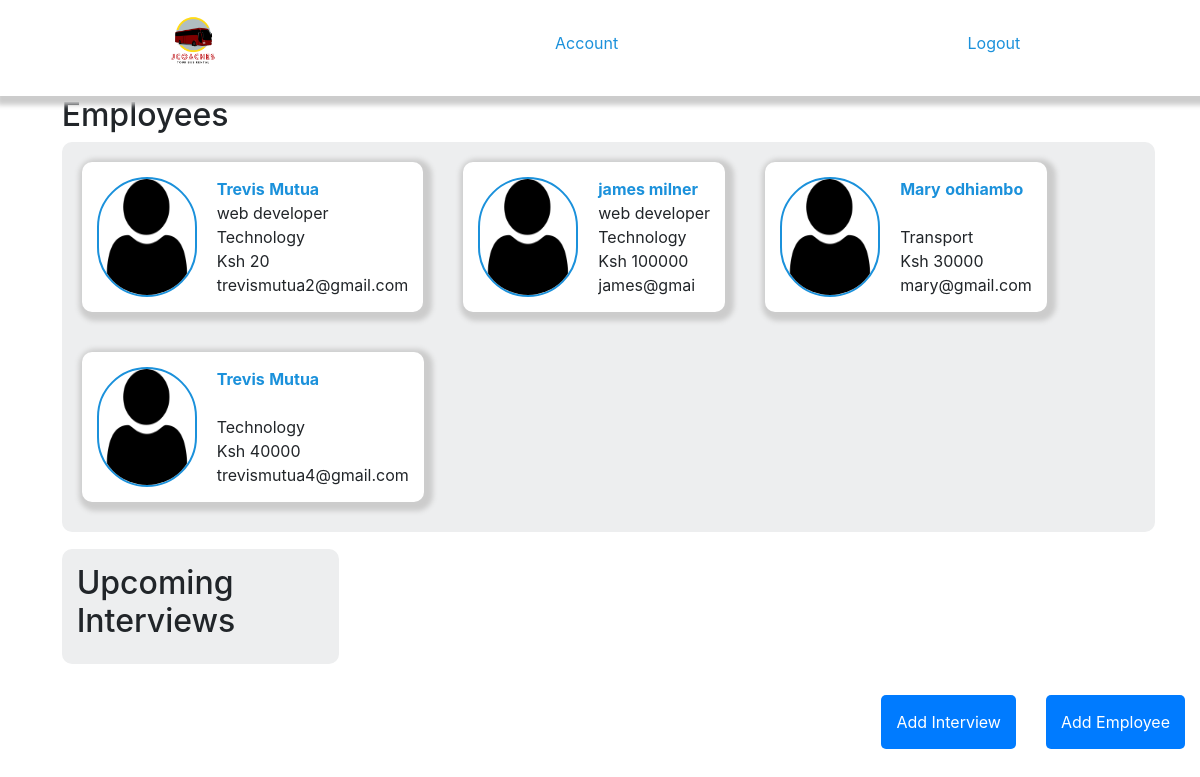
Screenshot of /joes.php with the database file from the repository.
### tables this page shows
CREATE TABLE `employees` (
  `employeeNumber` int(11) NOT NULL,
  `first_name` varchar(50) NOT NULL,
  `last_name` varchar(50) NOT NULL,
  `departmentCode` varchar(10) NOT NULL,
  `position` varchar(50) NOT NULL,
  `salary` int(8) NOT NULL,
  `email` varchar(100) NOT NULL
);

CREATE TABLE `departments` (
  `departmentCode` varchar(10) NOT NULL,
  `city` varchar(50) NOT NULL,
  `departmentName` varchar(50) NOT NULL
);

### joes.php (the view, shortened to what this page needs)
<?php
include 'config.php';
$employee_sql = "SELECT employees.*, departments.departmentName
                 FROM employees
                 JOIN departments ON employees.departmentCode = departments.departmentCode";
$employees = $conn->query($employee_sql);
?>
<html lang="en" dir="ltr">
<head>
    <link rel="stylesheet" href="style.css">
    <link rel="stylesheet" href="https://cdn.jsdelivr.net/npm/bootstrap@4.6.2/dist/css/bootstrap.min.css">
</head>
<body>
<div class="nav-wrapper">
<nav>
<ul class="nav-list">
<img id="icon" src="images/logo.png" alt="" width="70px">
<li class="nav-item"><a href="" data-toggle="modal" data-target="#account">Account</a></li>
<li><a href="#" data-toggle="modal" data-target="#sure">Logout</a></li>
</ul>
</nav>
</div>
<div class="container">
<div class="employees">
<h2>Employees</h2>
<div class="employee-list">
<?php if ($employees->num_rows > 0): ?>
    <?php while($row = $employees->fetch_assoc()): ?>
    <li>
        <div class="employee-card">
            <img class="user-img" src="images/user.png" width="100px" alt="<?php echo $row['first_name']; ?>">
            <span>
                <div class="employment-details">
                    <span class="name-format"><?php echo $row['first_name']; ?></span>
                    <span class="name-format"><?php echo $row['last_name']; ?></span>
                    <br>
                    <span><?php echo $row['position']; ?></span>
                    <br>
                    <span><?php echo $row['departmentName']; ?></span>
                    <br>
                    <span>Ksh <?php echo $row['salary']; ?></span>
                    <br>
                    <span><?php echo $row['email']; ?></span>
                </div>
            </span>
        </div>
    </li>
    <?php endwhile; ?>
<?php else: ?>
    <p>No employees found.</p>
<?php endif; ?>
</div>
</div>
<div class="interviews">
<h2>Upcoming Interviews</h2>
</div>
</div>
  <button class="btn-primary" type="button" data-toggle="modal" data-target="#myModal">Add Employee</button>
  <button class="btn-primary" type="button" data-toggle="modal" data-target="#intModal">Add Interview</button>
</body>
</html>

### style.css (style rules this page uses)
body { margin:auto; }
.nav-wrapper { background-color: #ffff; padding: 5px; width: 100%; position: sticky; top:0; box-shadow: 3px 3px 5px 6px #ccc; z-index: 1; }
#icon { max-width: 200px; }
.nav-list { list-style: none; padding:0; display: flex; align-items: stretch; justify-content: space-around; width: 100%; }
.nav-list li { display: inline; margin: 0; padding-top: 26px; }
.nav-list li a { color: #1b91db; text-decoration: none; padding: 22px; }
.employees { margin-left: 1.5%; }
.employee-list { list-style: none; padding-bottom: 10px; display: inline-flex; max-width: 100%; flex-wrap: wrap; background-color: #edeeef; border-style: hidden; border-radius: 10px; }
.employee-card { display:flex; flex-wrap: wrap; background-color: white; border-style: hidden; border-radius: 10px; max-width: 100%; margin: 20px; padding: 15px; box-shadow: 3px 3px 5px 6px #ccc; }
.user-img { float: left; border-width: 2px; border-style: solid; border-radius: 100px; border-color: #1b91db; }
.employment-details { display: block; float: right; margin-left: 20px; }
.interviews { margin: 1.5%; width: 25%; list-style: none; background-color: #edeeef; border-style: hidden; border-radius: 10px; padding: 15px; }
.name-format { color: #1b91db; font-weight: bold; }
.btn-primary { float:right; padding:15px; border:none; margin:15px; border-radius:5px; }

### rows the page displays
employees: first_name "Trevis", last_name "Mutua", position "web developer", departmentCode.departmentName "Technology", salary "20", email "trevismutua2@gmail.com"
employees: first_name "james", last_name "milner", position "web developer", departmentCode.departmentName "Technology", salary "100000", email "james@gmai"
employees: first_name "Mary", last_name "odhiambo", departmentCode.departmentName "Transport", salary "30000", email "mary@gmail.com"
employees: first_name "Trevis", last_name "Mutua", departmentCode.departmentName "Technology", salary "40000", email "trevismutua4@gmail.com"
